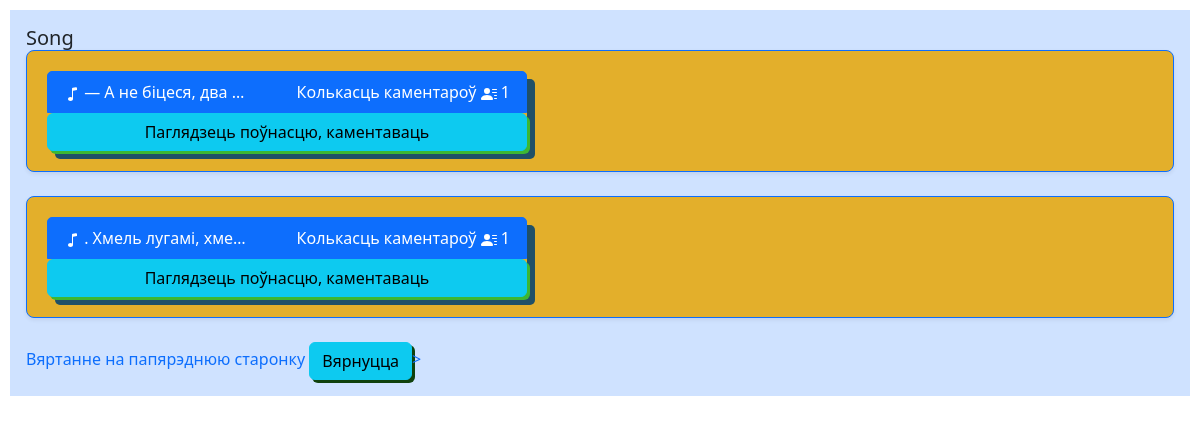
The app's page /folklore/3, older data.
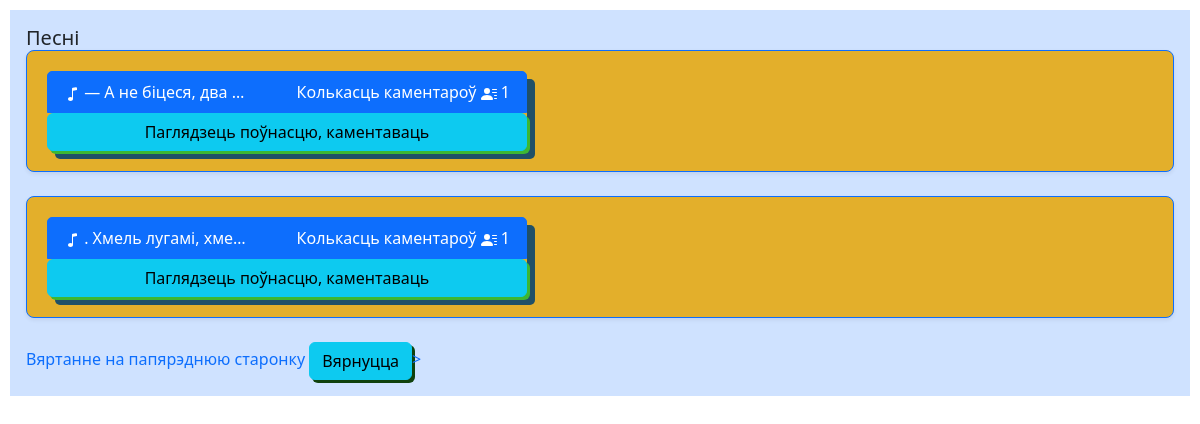
The same page, newer data.
### Folklore/models.py (models this page shows)
class Category(models.Model):
    name = models.CharField(max_length=100)

### Folklore/views.py (the view)
class ShowOneCategory(View):
    def get_queryset(self, request, category_id):
        return Folklore.objects.filter(category__id=category_id) \
            .select_related("comments") \
            .annotate(Count("comments")) \
            .values("id", "description", "link", "comments__count") \
            .order_by("-comments__count")
    def get(self, request, category_id):
        category = get_object_or_404(Category, id=category_id)
        list_folklore = self.get_queryset(request, category_id)
        return render(request, "Folklore/show_category.html",
                      {"category": category, "list_folklore": list_folklore})

### templates/Folklore/show_category.html (shortened to what this page needs)
{% extends "Folklore/base.html" %}
{% block content %}
    <h5 class="card-title">{{ category.name }}</h5>
    {% for folklore in list_folklore %}
        <div class="card mb-4 rounded-3 shadow-sm border-primary " style="background-color: #e3af2b">
            <div class="list-group" style="width: 30rem; margin: 20px; box-shadow: 8px 8px #205067">
                <a href="#" class="list-group-item list-group-item-action active" aria-current="true">
                         {{ folklore.description|truncatechars:20 }}
                    <h8 class="card-text" style="float: right" > Колькасць каментароў
                         {{ folklore.comments__count }}
                    </h8>
                    <a href="{% url 'folklore_show' category.id folklore.id %}" class="btn btn-info" style="box-shadow: 3px 3px #3db733">Паглядзець поўнасцю, каментаваць</a>
                 </a>
            </div>
        </div>
    {% endfor %}
        <a href="{% url 'all_categories' %}">
            <div>
                <label>
                Вяртанне на папярэднюю старонку
                <button type="submit" class="btn btn-info" style="box-shadow: 3px 3px #10420e">Вярнуцца</button>>
                </label>
            </div>
        </a>
{% endblock %}

Row changes from the older to the newer data that the page shows:
changed Category: name "Song" → "Песні"
